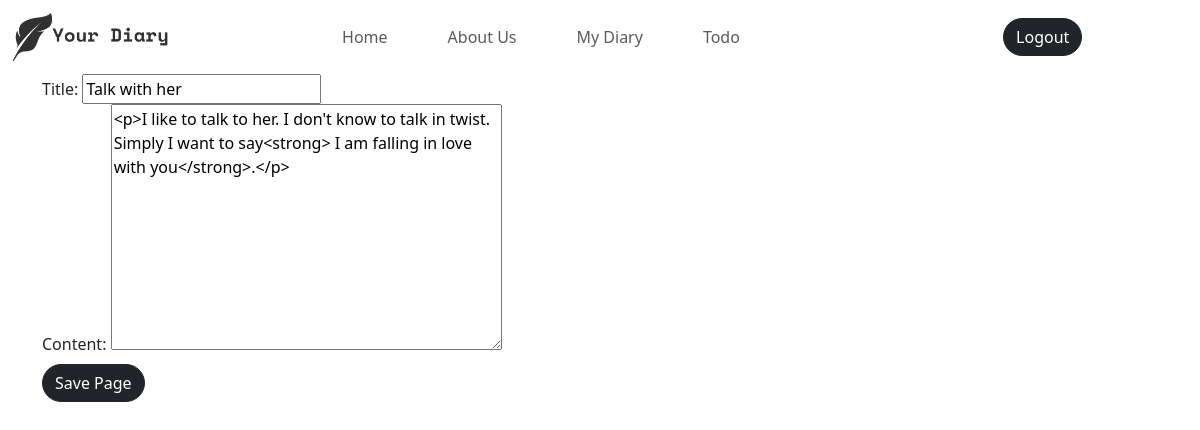
Page /my-diary/update-page/2/ (signed in) on the earlier database version.
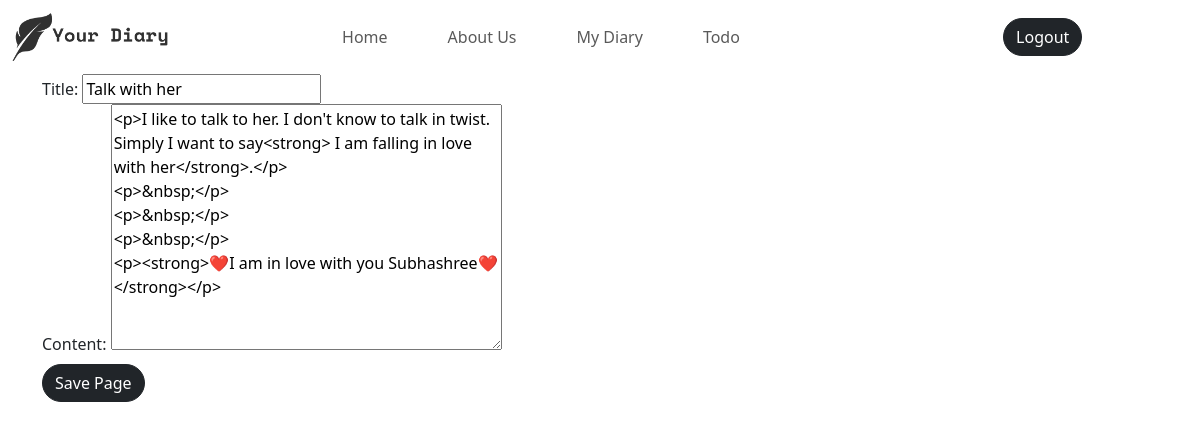
Same page on the later database version.
### diary/models.py (models this page shows, shortened)
class Page(models.Model):
    user = models.ForeignKey(User, on_delete=models.CASCADE)
    title = models.CharField(max_length=100)
    content = models.TextField()
    created_at = models.DateTimeField(auto_now_add=True)
    updated_at = models.DateTimeField(auto_now=True)

### diary/views.py (the view)
# urls.py: path("my-diary/update-page/<int:id>/", views.updatePage, name="updatePage"),
@login_required(login_url="login")
def updatePage(request, id):
	context={}
	page = Page.objects.get(id=id)
	form = PageForm(instance=page)
	if request.method == "POST":
		form = PageForm(request.POST, instance=page)
		if form.is_valid():
			form.save()
			messages.success(request, "You have updated the page")
			return redirect("myDiary")
		else:
			messages.error(request, "Error updating the page")
			return redirect("myDiary")
	else:
		context["page_form"] = form
		return render(request, "writePage.html", context)

### diary/forms.py
class PageForm(forms.ModelForm):
	class Meta:
		model = Page
		fields = ('title', 'content')
		widgets = {
			'title': forms.TextInput(attrs={'class': 'input', 'placeholder': 'Write here...'}),
			'content': forms.Textarea(attrs={'class': 'input', 'placeholder': 'Write here...'}),
		}

### diary/templates/writePage.html (shortened to what this page needs)
{% extends "base.html" %}
{% load static %}
{% block css %}
	<link rel="stylesheet" href="{% static "css/writePage.css" %}">
{% endblock css %}
{% block body %}
	<div class="container">
		<form action="" method="post">{% csrf_token %}
			{% for field in page_form %}
				<div class="">
					<label for="{{field.id_for_label}}" class="">{{field.label}}:</label>
					{{field}}  <small class='text-warning'>{{field.errors|striptags}}</small>
				</div>
			{% endfor %}
			<button type="submit" class='btn btn-dark mt-2' formnovalidate >Save Page</button>
		</form>
	</div>
{% endblock body %}

Differences in the rows shown:
changed Page "Talk with her": content "<p>I like to talk to her. I don't know to talk in twist. Simply I want to say<strong> I am falling in love with you</strong>.</p>" → "…falling in love with her</strong>.</p> <p>&nbsp;</p> <p>&nbsp;</p> <p>&nbsp;</p> <p><strong>❤️I am in love with you Subhashree❤️</strong></p>"
